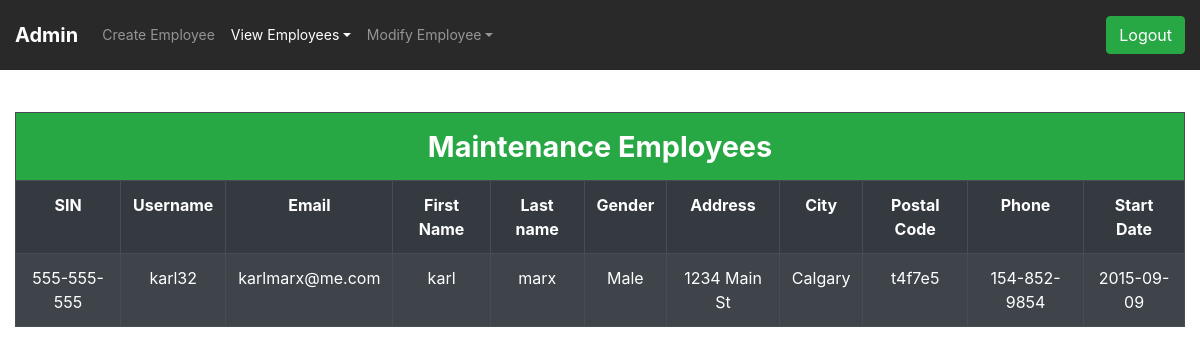
The app's page /admin/admin_view_maintains.php (signed in) with its own data.
### tables this page shows
CREATE TABLE `employee` (
  `SIN` varchar(11) NOT NULL,
  `Id` varchar(10) NOT NULL,
  `username` varchar(20) NOT NULL,
  `pwd` longtext NOT NULL,
  `user_type` varchar(15) NOT NULL,
  `gender` varchar(10) NOT NULL DEFAULT 'Other',
  `f_name` varchar(15) NOT NULL,
  `m_name` varchar(15) DEFAULT NULL,
  `l_name` varchar(30) NOT NULL,
  `street` varchar(30) NOT NULL,
  `postal_code` varchar(6) NOT NULL,
  `city` varchar(25) NOT NULL,
  `birth_date` date NOT NULL,
  `job_type` varchar(11) DEFAULT NULL,
  `email` varchar(30) NOT NULL,
  `phone_num` varchar(15) NOT NULL,
  `start_date` date NOT NULL,
  `Dnum` tinyint(6) DEFAULT NULL
);

### admin/admin_view_maintains.php (the view, shortened to what this page needs)
<!DOCTYPE html>
<html lang="en">
<head>
    <link rel="stylesheet" href="https://stackpath.bootstrapcdn.com/bootstrap/4.3.1/css/bootstrap.min.css">
    <link rel="stylesheet" href="adminStyles.css">
</head>
<body>
<nav class="navbar navbar-expand-md navbar-dark fixed-top">
        <a class="navbar-brand font-weight-bold" href="admin.php">Admin </a>
        <div class="collapse navbar-collapse" id="navbarsExampleDefault">
            <ul class="navbar-nav mr-auto">
                <li class="nav-item ">
                    <a class="nav-link" href="create_employee.php">Create Employee </a>
                </li>
                <li class="nav-item dropdown active">
                    <a class="nav-link dropdown-toggle" href="" id="dropdown01" data-toggle="dropdown"
                        aria-haspopup="true" aria-expanded="false">View Employees</a>
                </li>
                <li class="nav-item dropdown">
                    <a class="nav-link dropdown-toggle" href="" id="dropdown01" data-toggle="dropdown"
                        aria-haspopup="true" aria-expanded="false">Modify Employee</a>
                </li>
            </ul>
            <form action="../include/logout_inc.php" method="post">
                <button type="submit" class="btn btn-success">Logout</button>
            </form>
        </div>
    </nav>
    <main>
        <?php
        require '../include/db_connection_inc.php';
        $jtype = "maintenance";
        $sql = "SELECT * from employee where job_type=? ";
        $stmt = mysqli_stmt_init($connect);
        if (!mysqli_stmt_prepare($stmt, $sql)) {
            header("Location: admin.php?error=sqlErrorSelectEmp");
            exit();
        } else {
            mysqli_stmt_bind_param($stmt, "s", $jtype);
            mysqli_stmt_execute($stmt);
            $response = mysqli_stmt_get_result($stmt);
                if ($m = mysqli_fetch_assoc($response) ) {
               echo' <div class=" text-center  container-fluid admin_tables">
                    <table class="table table-lg table-hover table-striped table-bordered table-dark ">
                    <tr class="bg-success">
                        <th colspan="11" style="font-size:1.8em;font-weight:bold;">Maintenance Employees</th>
                    </tr>
                    <tr>
                        <th scope="col">SIN</th>
                        <th scope="col">Username</th>
                        <th scope="col">Email</th>
                        <th scope="col">First Name</th>
                        <th scope="col">Last name</th>
                        <th scope="col">Gender</th>
                        <th scope="col">Address</th>
                        <th scope="col">City</th>
                        <th scope="col">Postal Code</th>
                        <th scope="col">Phone</th>
                        <th scope="col">Start Date</th>
                    </tr>';
                    mysqli_stmt_execute($stmt);
                    $response = mysqli_stmt_get_result($stmt);
            while($row = mysqli_fetch_assoc($response)){
                       echo '<tr>
                            <td>'.$row["SIN"].'</td>
                            <td>'.$row["username"].'</td>
                            <td>'.$row["email"].'</td>
                            <td>'.$row["f_name"].'</td>
                            <td>'.$row["l_name"].'</td>
                            <td>'.$row["gender"].'</td>
                            <td>'.$row["street"].'</td>
                            <td>'.$row["city"].'</td>
                            <td>'.$row["postal_code"].'</td>
                            <td>'.$row["phone_num"].'</td>
                            <td>'.$row["start_date"].'</td>
                        </tr>';
                   }
                    echo '</table>   </div>';
              } else {
                echo '<div class=" text-center  container-fluid admin_tables"> <table class="table table-hover table-striped table-bordered table-dark ">
                          <tr class="bg-danger">
                              <th colspan="11">There are no Maintenance Employees in database</th>
                          </tr>
                  </table></div>';
                }
            }
            ?>
</main>
</body>
</html>

### admin/adminStyles.css (style rules this page uses)
body { background-image: url("../images/server2.jpg"); height: 110%; width: 100%; background-repeat: no-repeat; background-size: auto; color: rgb(250, 246, 246); }
.navbar { background-color: rgba(15, 15, 15, 0.993); font-size: 1em; padding: 15px; }
.admin_tables { margin-top: 7em; }
.dropdown-toggle { cursor: pointer; }
.navbar { background-color: rgba(15, 15, 15, 0.89); font-size: 1em; padding: 15px; }
a { text-decoration: none; color: #666; }
a { font-size: 14px; line-height: 1.7; color: #666666; margin: 0px; transition: all 0.4s; -webkit-transition: all 0.4s; -o-transition: all 0.4s; -moz-transition: all 0.4s; }
button { outline: none !important; border: none; background: transparent; }

### records on screen
employee: SIN "555-555-555", username "karl32", email "karlmarx@me.com", f_name "karl", l_name "marx", gender "Male", street "1234 Main St", city "Calgary", postal_code "t4f7e5", phone_num "154-852-9854", start_date "2015-09-09"
